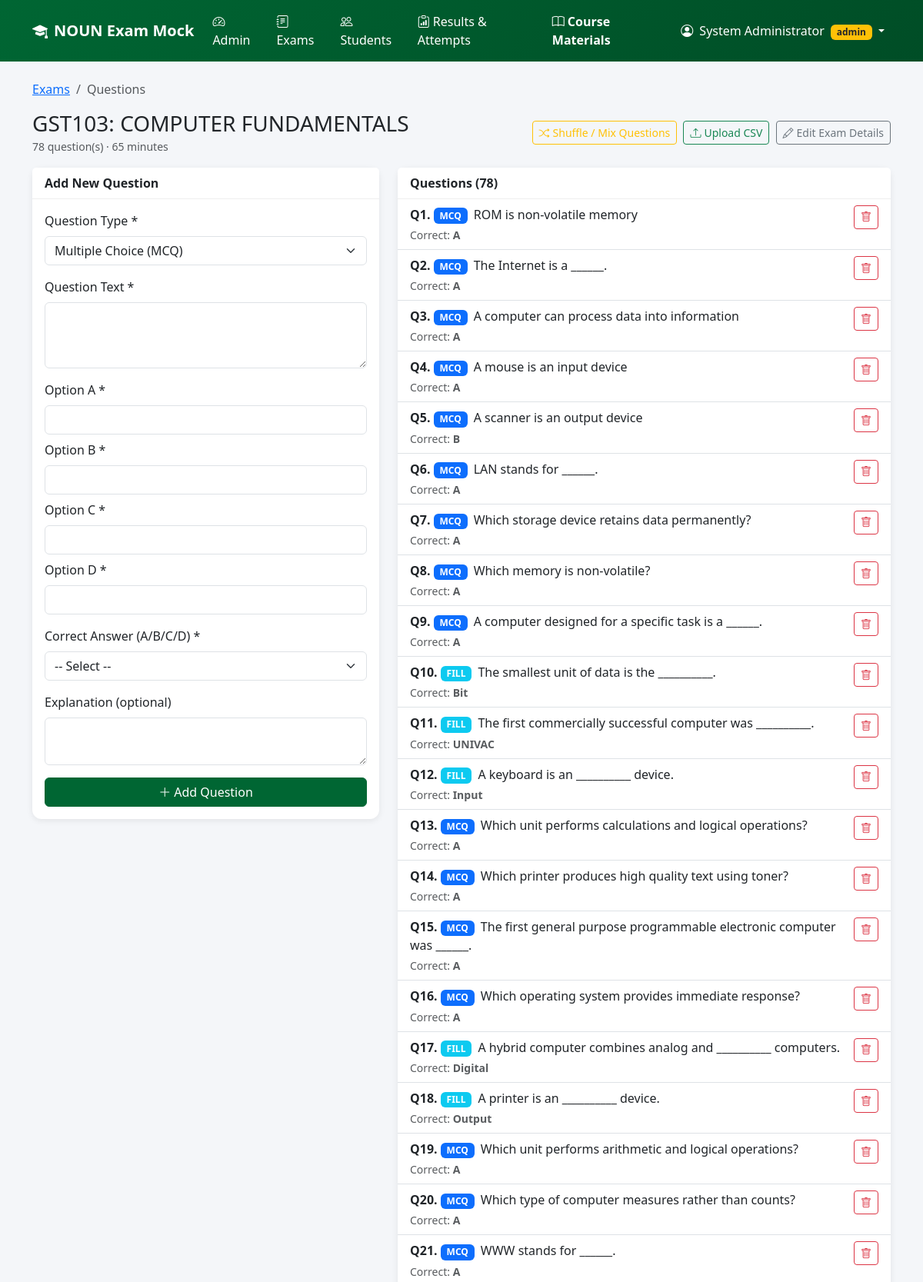
Page /admin/exam/12/questions (signed in, upper part) on the committed database.
### models.py (models this page shows, shortened)
class User(UserMixin, db.Model):
    __tablename__ = 'users'
    id = db.Column(db.Integer, primary_key=True)
    username = db.Column(db.String(80), unique=True, nullable=False)  # Matric No for students
    email = db.Column(db.String(120), unique=True, nullable=False)
    password_hash = db.Column(db.String(256), nullable=False)
    full_name = db.Column(db.String(150))
    matric_no = db.Column(db.String(50), unique=True)
    role = db.Column(db.String(20), default='student')
    faculty = db.Column(db.String(100))
    created_at = db.Column(db.DateTime, default=datetime.utcnow)
    attempts = db.relationship('Attempt', backref='student', lazy='dynamic')
    created_exams = db.relationship('Exam', backref='creator', lazy='dynamic')
    def is_teacher(self):
        return self.role in ['teacher', 'admin']

class Exam(db.Model):
    __tablename__ = 'exams'
    id = db.Column(db.Integer, primary_key=True)
    title = db.Column(db.String(200), nullable=False)
    description = db.Column(db.Text)
    course_code = db.Column(db.String(20))
    faculty = db.Column(db.String(100))
    credit_units = db.Column(db.Integer, default=2)  # 2 or 3 credit units
    duration_minutes = db.Column(db.Integer, default=60)
    total_questions = db.Column(db.Integer, default=0)
    exam_mode = db.Column(db.String(20), default='cbt')  # cbt or paper
    is_published = db.Column(db.Boolean, default=True)
    created_by = db.Column(db.Integer, db.ForeignKey('users.id'))
    created_at = db.Column(db.DateTime, default=datetime.utcnow)
    questions = db.relationship('Question', backref='exam', lazy='dynamic', cascade='all, delete-orphan')
    attempts = db.relationship('Attempt', backref='exam', lazy='dynamic')

class Question(db.Model):
    __tablename__ = 'questions'
    id = db.Column(db.Integer, primary_key=True)
    exam_id = db.Column(db.Integer, db.ForeignKey('exams.id'), nullable=False)
    question_text = db.Column(db.Text, nullable=False)
    question_type = db.Column(db.String(20), default='mcq')  # mcq or fill
    option_a = db.Column(db.String(500))
    option_b = db.Column(db.String(500))
    option_c = db.Column(db.String(500))
    option_d = db.Column(db.String(500))
    correct_answer = db.Column(db.Text, nullable=False)
    explanation = db.Column(db.Text)
    marks = db.Column(db.Float, default=1.0)
    answer_keywords = db.Column(db.Text)  # JSON list used for paper-practice marking
    order = db.Column(db.Integer, default=0)

### app.py (the view, shortened to what this page needs)
@app.route('/admin/exam/<int:exam_id>/questions', methods=['GET', 'POST'])
@login_required
def manage_questions(exam_id):
    if not current_user.is_teacher():
        flash('Access denied.', 'danger')
        return redirect(url_for('student_dashboard'))
    exam = Exam.query.get_or_404(exam_id)
    questions = exam.questions.order_by(Question.order, Question.id).all()
    return render_template('admin/manage_questions.html', exam=exam, questions=questions)

### app.py (called while the page is built)
@login_manager.user_loader
def load_user(user_id):
    return User.query.get(int(user_id))

### templates/admin/manage_questions.html (shortened to what this page needs)
{% extends "base.html" %}
{% block content %}
<nav aria-label="breadcrumb">
    <ol class="breadcrumb">
        <li class="breadcrumb-item"><a href="{{ url_for('admin_exams') }}">Exams</a></li>
        <li class="breadcrumb-item active">Questions</li>
    </ol>
</nav>
<div class="d-flex justify-content-between align-items-center mb-3">
    <div>
        <h3 class="mb-0">{{ exam.title }}</h3>
        <small class="text-muted">{{ questions|length }} question(s) · {{ exam.duration_minutes }} minutes</small>
    </div>
    <div>
        <form method="POST" action="{{ url_for('shuffle_questions', exam_id=exam.id) }}" class="d-inline me-1">
            <button type="submit" class="btn btn-outline-warning btn-sm" title="Randomly mix MCQ and Fill-in questions">
                <i class="bi bi-shuffle me-1"></i>Shuffle / Mix Questions
            </button>
        </form>
        <a href="{{ url_for('upload_questions_csv', exam_id=exam.id) }}" class="btn btn-outline-success btn-sm me-1">
            <i class="bi bi-upload me-1"></i>Upload CSV
        </a>
        <a href="{{ url_for('edit_exam', exam_id=exam.id) }}" class="btn btn-outline-secondary btn-sm">
            <i class="bi bi-pencil me-1"></i>Edit Exam Details
        </a>
    </div>
</div>
<div class="row">
    <div class="col-lg-5 mb-4">
        <div class="card">
            <div class="card-header">Add New Question</div>
            <div class="card-body">
                <form method="POST">
                    <div class="mb-3">
                        <label class="form-label">Question Type *</label>
                        <select name="question_type" class="form-select" id="qtype" onchange="toggleFields()">
                            <option value="mcq">Multiple Choice (MCQ)</option>
                        </select>
                    </div>
                    <div class="mb-3">
                        <label class="form-label">Question Text *</label>
                        <textarea name="question_text" class="form-control" rows="3" required></textarea>
                    </div>
                    <div id="mcq-fields">
                        <div class="mb-2">
                            <label class="form-label">Option A *</label>
                            <input type="text" name="option_a" class="form-control">
                        </div>
                        <div class="mb-2">
                            <label class="form-label">Option B *</label>
                            <input type="text" name="option_b" class="form-control">
                        </div>
                        <div class="mb-2">
                            <label class="form-label">Option C *</label>
                            <input type="text" name="option_c" class="form-control">
                        </div>
                        <div class="mb-3">
                            <label class="form-label">Option D *</label>
                            <input type="text" name="option_d" class="form-control">
                        </div>
                        <div class="mb-3">
                            <label class="form-label">Correct Answer (A/B/C/D) *</label>
                            <select name="correct_answer_mcq" class="form-select">
                                <option value="">-- Select --</option>
                            </select>
                        </div>
                    </div>
                    <div class="mb-3">
                        <label class="form-label">Explanation (optional)</label>
                        <textarea name="explanation" class="form-control" rows="2"></textarea>
                    </div>
                    <button type="submit" class="btn btn-noun w-100">
                        <i class="bi bi-plus-lg me-1"></i>Add Question
                    </button>
                </form>
            </div>
        </div>
    </div>
    <div class="col-lg-7">
        <div class="card">
            <div class="card-header">Questions ({{ questions|length }})</div>
            <div class="card-body p-0">
                {% if questions %}
                <div class="list-group list-group-flush">
                    {% for q in questions %}
                    <div class="list-group-item">
                        <div class="d-flex justify-content-between">
                            <div class="flex-grow-1">
                                <strong>Q{{ loop.index }}.</strong>
                                <span class="badge {% if q.question_type == 'fill' %}bg-info{% else %}bg-primary{% endif %} me-1">
                                    {{ q.question_type|upper }}
                                </span>
                                {{ q.question_text[:80] }}{% if q.question_text|length > 80 %}...{% endif %}
                                <div class="small text-muted mt-1">
                                    Correct: <strong>{{ q.correct_answer }}</strong>
                                </div>
                            </div>
                            <form method="POST" action="{{ url_for('delete_question', question_id=q.id) }}" onsubmit="return confirm('Delete this question?')">
                                <button type="submit" class="btn btn-sm btn-outline-danger">
                                    <i class="bi bi-trash"></i>
                                </button>
                            </form>
                        </div>
                    </div>
                    {% endfor %}
                </div>
                {% else %}
                <div class="p-4 text-center text-muted">
                    No questions yet. Add the first one using the form.
                </div>
                {% endif %}
            </div>
        </div>
    </div>
</div>
{% endblock %}

### templates/base.html (shortened to what this page needs)
<!DOCTYPE html>
<html lang="en">
<head>
    <link href="https://cdn.jsdelivr.net/npm/bootstrap@5.3.3/dist/css/bootstrap.min.css" rel="stylesheet">
    <link href="https://cdn.jsdelivr.net/npm/bootstrap-icons@1.11.3/font/bootstrap-icons.min.css" rel="stylesheet">
</head>
<body>
    <nav class="navbar navbar-expand-lg navbar-dark sticky-top">
        <div class="container">
            <a class="navbar-brand fw-bold" href="{{ url_for('index') }}">
                <i class="bi bi-mortarboard-fill me-2"></i>NOUN Exam Mock
            </a>
            <div class="collapse navbar-collapse" id="navMenu">
                <ul class="navbar-nav me-auto">
                    {% if current_user.is_authenticated %}
                        {% if current_user.is_teacher() %}
                            <li class="nav-item">
                                <a class="nav-link" href="{{ url_for('admin_dashboard') }}">
                                    <i class="bi bi-speedometer2 me-1"></i>Admin
                                </a>
                            </li>
                            <li class="nav-item">
                                <a class="nav-link" href="{{ url_for('admin_exams') }}">
                                    <i class="bi bi-journal-text me-1"></i>Exams
                                </a>
                            </li>
                            <li class="nav-item">
                                <a class="nav-link" href="{{ url_for('admin_students') }}">
                                    <i class="bi bi-people me-1"></i>Students
                                </a>
                            </li>
                            <li class="nav-item">
                                <a class="nav-link" href="{{ url_for('admin_attempts') }}">
                                    <i class="bi bi-clipboard-data me-1"></i>Results & Attempts
                                </a>
                            </li>
                        {% endif %}
                        <li class="nav-item">
                            <a class="nav-link text-white fw-semibold" href="{{ url_for('course_materials') }}">
                                <i class="bi bi-book me-1"></i>Course Materials
                            </a>
                        </li>
                    {% else %}
                        <li class="nav-item">
                            <a class="nav-link text-white" href="{{ url_for('course_materials') }}">
                                <i class="bi bi-book me-1"></i>Course Materials
                            </a>
                        </li>
                    {% endif %}
                </ul>
                <ul class="navbar-nav">
                    {% if current_user.is_authenticated %}
                        <li class="nav-item dropdown">
                            <a class="nav-link dropdown-toggle" href="#" data-bs-toggle="dropdown">
                                <i class="bi bi-person-circle me-1"></i>
                                {{ current_user.full_name or current_user.username }}
                                <span class="badge bg-warning text-dark ms-1">{{ current_user.role }}</span>
                            </a>
                        </li>
                    {% endif %}
                </ul>
            </div>
        </div>
    </nav>
    <main class="container my-4 flex-grow-1">
        {% block content %}{% endblock %}
    </main>
</body>
</html>

### templates/base.html (style rules this page uses)
:root { --noun-green: #006633; --noun-gold: #C9A227; }
body { background-color: #f4f6f9; min-height: 100vh; display: flex; flex-direction: column; }
.navbar { background: linear-gradient(135deg, #006633, #004d26) !important; }
.navbar-brand, .nav-link { color: #fff !important; }
.btn-noun { background-color: var(--noun-green); border-color: var(--noun-green); color: white; }
.card { border: none; box-shadow: 0 2px 8px rgba(0,0,0,0.08); border-radius: 12px; }
.card-header { background: white; border-bottom: 1px solid #eee; font-weight: 600; }

### rows in the picture
User: full_name "System Administrator", role "admin"
Exam: title "GST103: COMPUTER FUNDAMENTALS", duration_minutes "65"
Question: question_type "MCQ", question_text "ROM is non-volatile memory", correct_answer "A"
Question: question_type "MCQ", question_text "The Internet is a ______.", correct_answer "A"
Question: question_type "MCQ", question_text "A computer can process data into information", correct_answer "A"
Question: question_type "MCQ", question_text "A mouse is an input device", correct_answer "A"
Question: question_type "MCQ", question_text "A scanner is an output device", correct_answer "B"
Question: question_type "MCQ", question_text "LAN stands for ______.", correct_answer "A"
Question: question_type "MCQ", question_text "Which storage device retains data permanently?", correct_answer "A"
Question: question_type "MCQ", question_text "Which memory is non-volatile?", correct_answer "A"
Question: question_type "MCQ", question_text "A computer designed for a specific task is a ______.", correct_answer "A"
Question: question_type "FILL", question_text "The smallest unit of data is the __________.", correct_answer "Bit"
Question: question_type "FILL", question_text "The first commercially successful computer was __________.", correct_answer "UNIVAC"
Question: question_type "FILL", question_text "A keyboard is an __________ device.", correct_answer "Input"
Question: question_type "MCQ", question_text "Which unit performs calculations and logical operations?", correct_answer "A"
Question: question_type "MCQ", question_text "Which printer produces high quality text using toner?", correct_answer "A"
Question: question_type "MCQ", question_text "The first general purpose programmable electronic computer was ______.", correct_answer "A"
Question: question_type "MCQ", question_text "Which operating system provides immediate response?", correct_answer "A"
Question: question_type "FILL", question_text "A hybrid computer combines analog and __________ computers.", correct_answer "Digital"
Question: question_type "FILL", question_text "A printer is an __________ device.", correct_answer "Output"
Question: question_type "MCQ", question_text "Which unit performs arithmetic and logical operations?", correct_answer "A"
Question: question_type "MCQ", question_text "Which type of computer measures rather than counts?", correct_answer "A"
Question: question_type "MCQ", question_text "WWW stands for ______.", correct_answer "A"

### other values in the picture
{{ questions|length }} "78"
